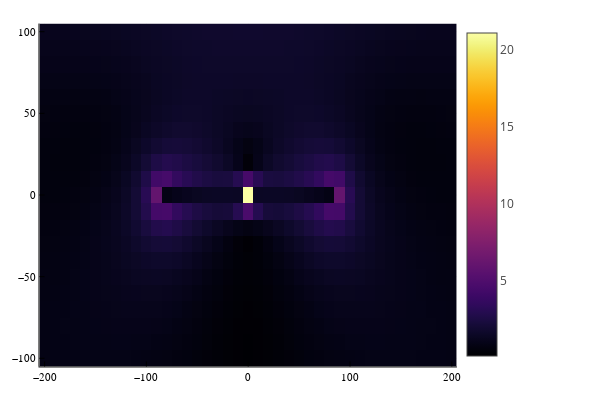

Here is the notebook cell this chart was saved with:
### Code cell
heatmap(xA,yA,imagenE)

### Figure 1 — Plotly figure (JSON) as saved in the notebook; plotly's stock layout.template omitted (floating-point values rounded to 4 significant figures; data arrays with more than 128 entries replaced by an {"elided": "..."} marker saying what was removed)
{"data": [{"colorbar": {"len": 0.9525, "title": {"text": ""}, "x": 0.7615, "y": 0.5139}, "colorscale": {"elided": "256x2 mixed values"}, "name": "y1", "showlegend": false, "showscale": true, "type": "heatmap", "x": [-205, -195, -185, -175, -165, -155, -145, -135, -125, -115, -105, -95, -85, -75, -65, -55, -45, -35, -25, -15, -5, 5, 15, 25, 35, 45, 55, 65, 75, 85, 95, 105, 115, 125, 135, 145, 155, 165, 175, 185, 195, 205], "xaxis": "x", "y": [-105, -95, -85, -75, -65, -55, -45, -35, -25, -15, -5, 5, 15, 25, 35, 45, 55, 65, 75, 85, 95, 105], "yaxis": "y", "z": {"elided": "21x41 float values"}, "zmax": 21.07, "zmin": 0.08892}], "layout": {"annotations": [], "height": 400, "legend": {"bgcolor": "rgba(255, 255, 255, 1.000)", "bordercolor": "rgba(0, 0, 0, 1)", "borderwidth": 1, "font": {"color": "rgba(0, 0, 0, 1)", "family": "sans-serif", "size": 11}, "title": {"font": {"color": "rgba(0, 0, 0, 1)", "family": "sans-serif", "size": 15}, "text": ""}, "tracegroupgap": 0, "traceorder": "normal", "x": 1, "xanchor": "auto", "y": 1, "yanchor": "auto"}, "margin": {"b": 20, "l": 0, "r": 0, "t": 20}, "paper_bgcolor": "rgba(255, 255, 255, 1.000)", "plot_bgcolor": "rgba(255, 255, 255, 1.000)", "showlegend": true, "width": 600, "xaxis": {"anchor": "y", "domain": [0.06582, 0.7615], "gridcolor": "rgba(0, 0, 0, 0.1)", "gridwidth": 0.5, "linecolor": "rgba(0, 0, 0, 1)", "mirror": false, "range": [-205, 205], "showgrid": true, "showline": true, "showticklabels": true, "tickangle": 0, "tickcolor": "rgb(0, 0, 0)", "tickfont": {"color": "rgba(0, 0, 0, 1)", "family": "sans-serif", "size": 11}, "tickmode": "array", "ticks": "inside", "ticktext": ["−200", "−100", "0", "100", "200"], "tickvals": [-200, -100, 0, 100, 200], "title": {"font": {"color": "rgba(0, 0, 0, 1)", "family": "sans-serif", "size": 15}, "text": ""}, "type": "linear", "visible": true, "zeroline": false, "zerolinecolor": "rgba(0, 0, 0, 1)"}, "yaxis": {"anchor": "x", "domain": [0.03762, 0.9902], "gridcolor": "rgba(0, 0, 0, 0.1)", "gridwidth": 0.5, "linecolor": "rgba(0, 0, 0, 1)", "mirror": false, "range": [-105, 105], "showgrid": true, "showline": true, "showticklabels": true, "tickangle": 0, "tickcolor": "rgb(0, 0, 0)", "tickfont": {"color": "rgba(0, 0, 0, 1)", "family": "sans-serif", "size": 11}, "tickmode": "array", "ticks": "inside", "ticktext": ["−100", "−50", "0", "50", "100"], "tickvals": [-100, -50, 0, 50, 100], "title": {"font": {"color": "rgba(0, 0, 0, 1)", "family": "sans-serif", "size": 15}, "text": ""}, "type": "linear", "visible": true, "zeroline": false, "zerolinecolor": "rgba(0, 0, 0, 1)"}}}
